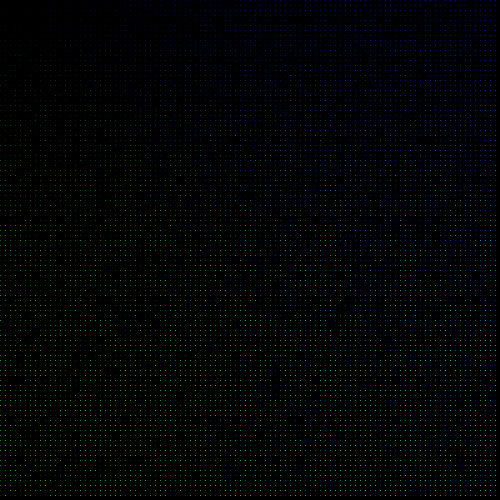
Frame 1 (no input)
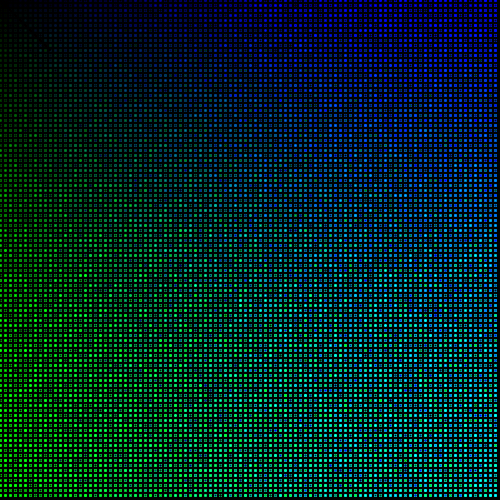
Frame 60 (the mouse pressed at the canvas centre just before this capture)
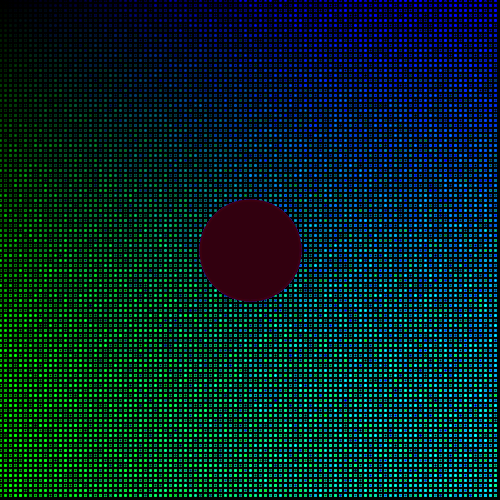
Frame 120 (the mouse held since frame 60 and released just before this capture)

The Processing sketch that drew these frames (run headless with seeded random() and noise(); from frame 60 on, the mouse is pressed at the canvas centre):

// Processing sketch: processing_172586
// ── processing_172586.pde

  int x=0;
  int k=0;
  int a=mouseX;
  int timer = 0;
  void setup()
  {
    size(500,500);
    background(0,0,0);
  }
  void keyPressed() 
  {
   background(255,255,255);
    fill(randomColor());
    textSize(40);
    text("Stop pressing space",65,300);
    frameRate(10);
  }
  void keyReleased()
  {
    frameRate(1000);
    background(0,0,0);
  }
  void mouseDragged() 
  {
    stroke(0,0,0);
    fill(0,0,0);
    ellipse(mouseX,mouseY,200,200);
  }
  void mousePressed()
  {
    k=k+1;
    k=k*10;
  }
  void mouseReleased()
  {
    k= k*0;
  }
  color randomColor()
    {
      return color(random(100), random(0), random(255));
    }
  void circlesAndSquares(int n)
  {
    if (k>0)
    {
      stroke(randomColor());
      strokeWeight(2);
      fill(randomColor());
      ellipse(mouseY, mouseX, mouseX*.4, mouseY*.4);
    }
    else
    {
      stroke(0,0,0);
      strokeWeight(2);
      fill(0,0,0);
      quad(mouseX-50, mouseY-50, mouseY-50, mouseX-50, mouseX+50, mouseY+50, mouseY+50, mouseX+50);
    }
  }
  void draw()
  {
    {
    for (int i = 0; i < 500; i = i+5) {
    for (int j = 0; j < 500; j = j+5) {
      stroke(random(x),random(x+j), random(x+i));
      point(i, j);
    }
  }
    }
     while (millis() > timer)
    {
      timer += 10;
      circlesAndSquares(2);
    }
  }
